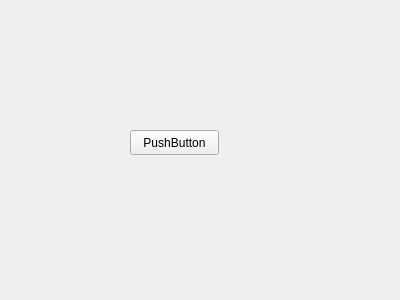
<?xml version="1.0" encoding="UTF-8"?>
<ui version="4.0">
 <class>second</class>
 <widget class="QWidget" name="second">
  <property name="geometry">
   <rect>
    <x>0</x>
    <y>0</y>
    <width>400</width>
    <height>300</height>
   </rect>
  </property>
  <property name="windowTitle">
   <string>Form</string>
  </property>
  <widget class="QPushButton" name="pushButton">
   <property name="geometry">
    <rect>
     <x>130</x>
     <y>130</y>
     <width>89</width>
     <height>25</height>
    </rect>
   </property>
   <property name="text">
    <string>PushButton</string>
   </property>
  </widget>
 </widget>
 <resources/>
 <connections/>
</ui>
